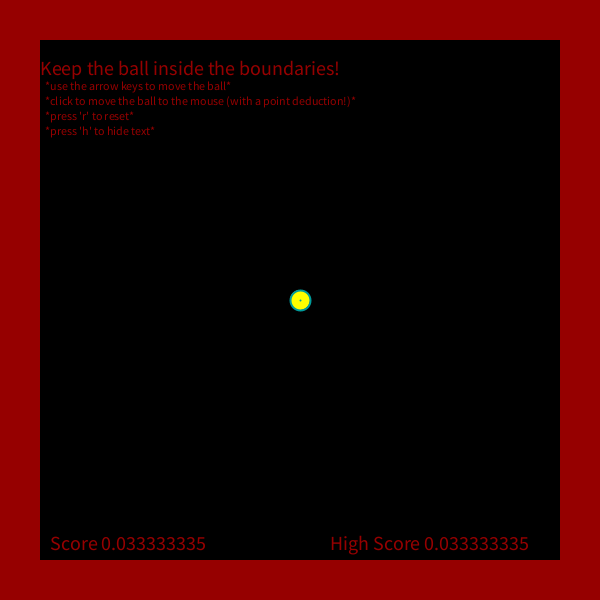
Frame 1 (no input)
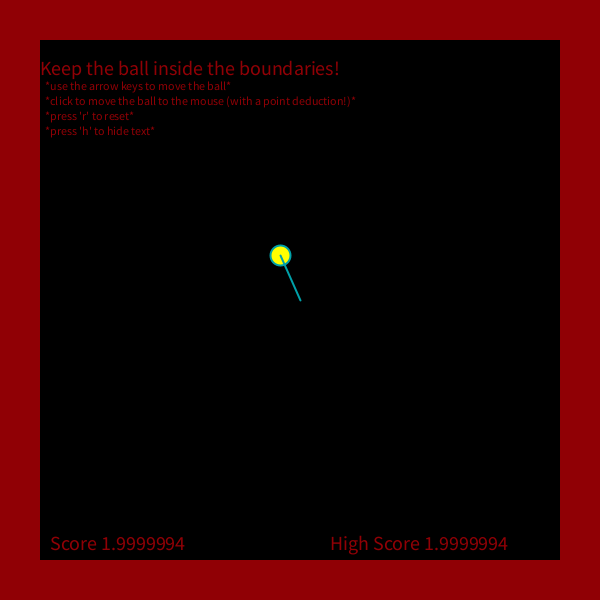
Frame 60 (the mouse pressed at the canvas centre just before this capture)
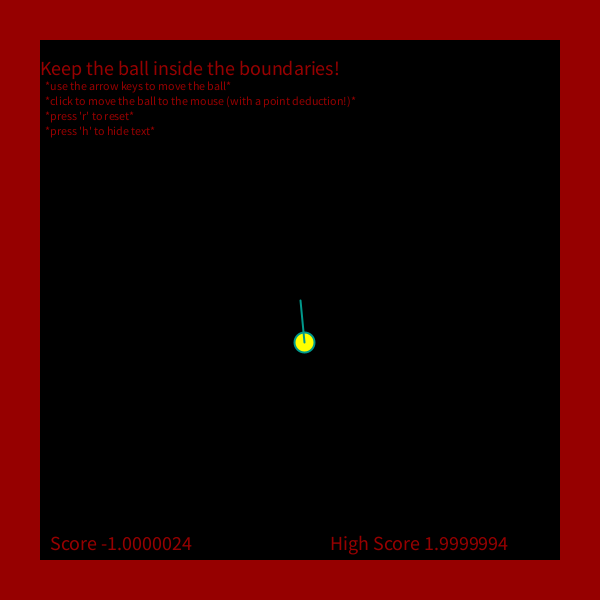
Frame 120 (the mouse held since frame 60 and released just before this capture)

The Processing sketch that drew these frames (run headless with seeded random() and noise(); from frame 60 on, the mouse is pressed at the canvas centre):

// Processing sketch: processing_72104
// ── processing_72104.pde

//////////////////////////////////////////////////////////////////////
//////////////////////////////////////////////////////////////////////
//////////Eli Thompson
//////////Keep the ball inside the boundary!
//////////Use the arrow keys to move the ball
//////////Click to move the ball to the mouse, with a point deduction
//////////Press 'r' to reset
//////////////////////////////////////////////////////////////////////
//////////////////////////////////////////////////////////////////////



//variable for the distance the ball randomly jumps by
float difficulty;

//variables for ball position and a size constant
float ballLocationX, ballLocationY;
float score, highScore = 0;
final int BALL_SIZE = 20;

//variable for printing the directions on screen
boolean textOn = true;


//set up size, slow framerate, set initial values of variables
void setup() {
  size(600, 600);
  frameRate(30);
  ballLocationX = width/2;
  ballLocationY = height/2;
  difficulty = 1;
}


//draw each established method
void draw() {
  background(0);
  changeDifficulty();
  drawBall();
  moveBall(); 
  drawBoundary();
  scoreKeeper();
  drawText();
}


//move the ball to the mouse, reduce points and difficulty
void mousePressed() {
  score = score-5;
  difficulty = difficulty/2;
  ballLocationX = mouseX;
  ballLocationY = mouseY;
}


void keyPressed() {

  //set up ball movement via arrow keys
  if (keyCode == UP) {
    ballLocationY -= 15;
  }

  else if (keyCode == DOWN) {
    ballLocationY += 15;
  }

  else if (keyCode == LEFT) {
    ballLocationX -= 15;
  }

  else if (keyCode == RIGHT) {
    ballLocationX += 15;
  }

  //reset score, difficulty, and position
  if (key == 'r') {
    score = 0;
    difficulty = 1;
    ballLocationX = width/2;
    ballLocationY = height/2;
  }

  //show and hide the direction text
  if (key == 'h') {
    textOn = !textOn;
  }
}


//draw the ball itself plus the line conecting it to the center
void drawBall() {

  //set up local variables for the stroke color
  float strokeColorA = 255 - ballLocationX/3;
  float strokeColorB = 255 - ballLocationY/3;

  //change the fill based on the ball's location
  fill(ballLocationX, ballLocationY, 0);
  stroke(0, strokeColorA, strokeColorB);

  strokeWeight(2);
  ellipse(ballLocationX, ballLocationY, BALL_SIZE, BALL_SIZE);
  line(ballLocationX, ballLocationY, width/2, height/2);
}


//this method moves the ball around the screen randomly
//the amount it moves is based on the 'difficulty' variable
void moveBall() {
  ballLocationX = ballLocationX+difficulty*random(-5, 5);
  ballLocationY = ballLocationY+difficulty*random(-5, 5);
}


//draw the boundaries the ball must stay within
void drawBoundary() {
  final int BOUNDARY_WIDTH = BALL_SIZE * 2;
  noStroke();
  fill(255-boundaryColor(), 0, boundaryColor(), 150);
  rect(0, 0, BOUNDARY_WIDTH, height);
  rect(BOUNDARY_WIDTH, 0, width, BOUNDARY_WIDTH);
  rect(BOUNDARY_WIDTH, height-BOUNDARY_WIDTH, width, height);
  rect(width-BOUNDARY_WIDTH, BOUNDARY_WIDTH, 
  width, height-BOUNDARY_WIDTH*2);
}

float boundaryColor() {
  return score * 5;
}


//increase the difficulty variable as the program runs
void changeDifficulty() {
  difficulty += .008;
}


//update the score and high score as the program runs
void scoreKeeper() {

  //if the ball is inside the boundaries, the score increases
  if (ballLocationX > BALL_SIZE && ballLocationX < width-BALL_SIZE &&
    ballLocationY > BALL_SIZE && ballLocationY < height-BALL_SIZE) {
    score += 1.0/30.0;
  }

  //if the ball leaves the boundaries, the score goes to zero
  else {
    score = 0;
  }

  //if the current score is the highest score yet, high score updates
  if (score >= highScore) {
    highScore = score;
  }
  else {
    highScore = highScore;
  }
}


void drawText() {
  fill(255 - boundaryColor(), 0, boundaryColor(), 150);
  textSize(20);

  //draw the score and high score, these are permanent
  text("Score " + score, 50, height-50);
  text("High Score " + highScore, width-270, height-50);

  //draw the direction text, these are able to be hidden
  if (textOn == true) {
    text("Keep the ball inside the boundaries!", 40, 75);
    textSize(12);
    text("*use the arrow keys to move the ball*", 45, 90); 
    text("*click to move the ball to the mouse "+
      "(with a point deduction!)*", 45, 105);
    text("*press 'r' to reset*", 45, 120);
    text("*press 'h' to hide text*", 45, 135);
  }
  else {
  }
}
